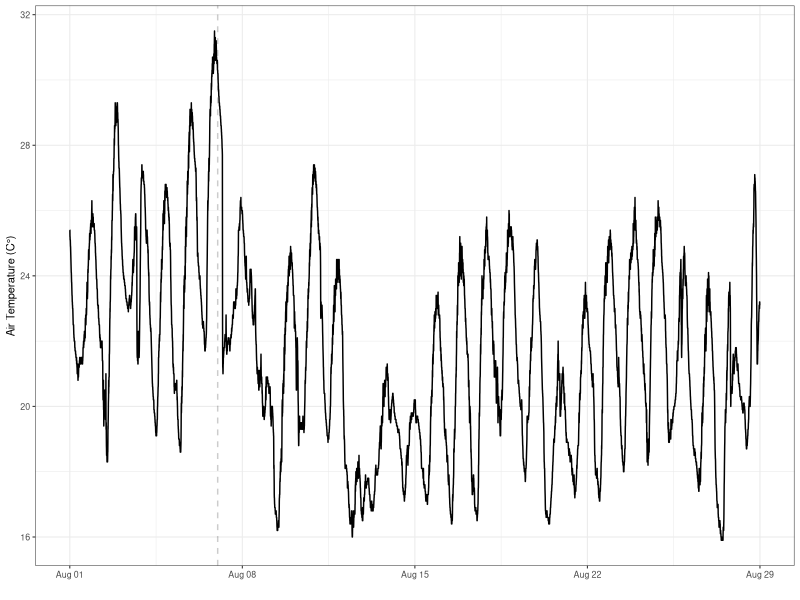

Reproduce this figure in R. (Note: this script raises an error after producing the figure.)
#Load in packages
library(tidyverse) 
library(lubridate)
library(patchwork)


weather<- read_csv("data/weather/aos_weather.csv")


air_temp<-ggplot(dplyr::filter(weather, month(datetime) == 8))+
  geom_line(aes(x = datetime, y = air_temp))+
  geom_vline(xintercept = as.POSIXct("2022-08-07 00:00:00"), linetype = "dashed", alpha = 0.2)+
  ylab("Air Temperature (C°)")+
  xlab("")+
  theme_bw(base_size = 8)
wind<-ggplot(dplyr::filter(weather, month(datetime) == 8))+
  geom_col(aes(x = datetime, y = wind_speed))+
  geom_vline(xintercept = as.POSIXct("2022-08-07 00:00:00"), linetype = "dashed", alpha = 0.2)+
  xylab("Wind speed (m/s)")+
  xlab("")+
  theme_bw(base_size = 8)
precip<-ggplot(dplyr::filter(weather, month(datetime) == 8))+
  geom_line(aes(x = datetime, y = accum_precip))+
  geom_vline(xintercept = as.POSIXct("2022-08-07 00:00:00"), linetype = "dashed", alpha = 0.2)+
  ylab("Accumulated Precipitation (mm)")+
  xlab("")+
  theme_bw(base_size = 8)

air_temp/wind/precip

